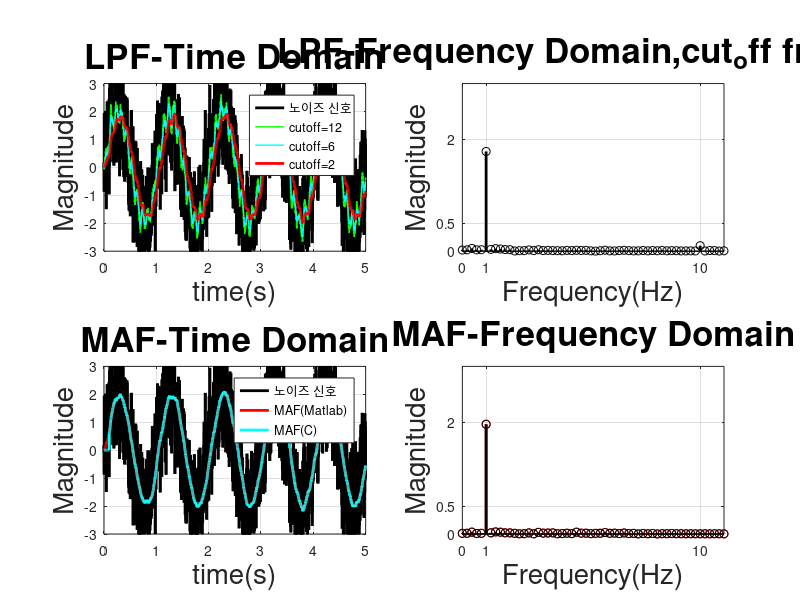

Reproduce this figure in MATLAB.

clc , clear                          % clc :명령창 초기화, clear : 작업공간 초기화
close all                            % 떠있는 figure를 없애준다

%% Set parameter
    % Set Simulation 
        end_time = 5;              % 시뮬레이션 종료시간
        delta_t = 0.001;           % 시뮬레이션 샘플링 주기
        sim_time = [0:0.001:5];    %  시뮬레이션 Time Matrix 생성 
    % Set Sine Wave
        sine_mag1  = 2.0; sine_freq1 = 1.0;  % Main Signal's parameter 
        sine_mag2  = 0.5; sine_freq2 = 10.0; % Noise Signal's parameter
        
        sim_y      =  sine_mag1*sin(sine_freq1*(2*pi*sim_time))...   % 크기2.0 주파수1Hz 정상 신호(sine wave) 생성 
                     +sine_mag2*sin(sine_freq2*(2*pi*sim_time))...   % 크기0.5 주파수10Hz 노이즈 생성
                     +0.8 * randn(size(sim_time));                   % 평균0, 표준편차0.8 White 노이즈 생성
   
%% LPF C언어
% cut off freq = 2
cutoff = 2;               % cut-off frequency                            
tau = 1/(2*pi*cutoff);    % 시정수  : 완전히 응답하기까지 소요되는 시간                           
lpf(1) = 0;               % 필터링된신호의 초기값 0으로초기화                      
n = 2;                    % 앞에서 첫번째값 설정했으므로 2번쨰 인덱스부터 들어간다

for(t=delta_t:delta_t:end_time)
    output_l = (((delta_t)*sim_y(n))+(tau*lpf(n-1)))/(tau + delta_t); % 1차 RC필터
    % get Data
    lpf(n) = output_l; %필터링된 샘플링값들 배열화
    time(n) = t;
    n = n+1;
end
% cut off freq = 6
cutoff2 = 6;               % cut-off frequency                            
tau2 = 1/(2*pi*cutoff2);    % 시정수  : 완전히 응답하기까지 소요되는 시간                           
lpf2(1) = 0;               % 필터링된신호의 초기값 0으로초기화                      
n2 = 2;                    % 앞에서 첫번째값 설정했으므로 2번쨰 인덱스부터 들어간다

for(t=delta_t:delta_t:end_time)
    output_l2 = (((delta_t)*sim_y(n2))+(tau2*lpf2(n2-1)))/(tau2 + delta_t); % 1차 RC필터
    % get Data
    lpf2(n2) = output_l2; %필터링된 샘플링값들 배열화
    time2(n2) = t;
    n2 = n2+1;
end
% cut off freq = 12
cutoff3 = 12;               % cut-off frequency                            
tau3 = 1/(2*pi*cutoff3);    % 시정수  : 완전히 응답하기까지 소요되는 시간                           
lpf3(1) = 0;               % 필터링된신호의 초기값 0으로초기화                      
n3 = 2;                    % 앞에서 첫번째값 설정했으므로 2번쨰 인덱스부터 들어간다

for(t=delta_t:delta_t:end_time)
    output_l3 = (((delta_t)*sim_y(n3))+(tau3*lpf3(n3-1)))/(tau3 + delta_t); % 1차 RC필터
    % get Data
    lpf3(n3) = output_l3; %필터링된 샘플링값들 배열화
    time3(n3) = t;
    n3 = n3+1;
end
%% MAF
 windowsize = 100;                           %Average Length Control
 num = (1/windowsize)*ones(1,windowsize);
 den = [1];
 maf = filter(num, den, sim_y); % matlab의 maf얻는 함수 사용 
 %분자 및 분모 계수인 num과 den로 정의되는 유리 전달 함수를 사용하여 입력 데이터 sim_y를 필터링
 %% MAF C언어
 maf_c_sum = zeros(1,length(sim_y));
 temp_maf =1;
 for (t=0:delta_t:end_time)
     if(temp_maf<windowsize+1)
         maf_c_sum(temp_maf) = 0; % temp_maf이 windowsize+1보다 작을때 벡터 인덱스값이 음수가나오기때문에 값을 0으로 설정
     else
         for(i=1:windowsize+1)
         % sum of sampling
         maf_c_sum(temp_maf) = maf_c_sum(temp_maf)+ sim_y(temp_maf+1-i); % windoesize만큼 샘플링값더하기
         end
     end
     temp_maf=temp_maf+1;
 end
 %get maf_c
maf_c = maf_c_sum / windowsize; % 샘플링값의 합을 샘플링횟수(windowsize)로 나누기
 %% Calc FFT
% Set FFT
    Fs         = 1/delta_t;         % Sampling Frequency : 1000Hz
    T          = delta_t;           % Sampling Period    : 0.001s
    L          = length(sim_y);     % Length of Signal   : 5001 <- 앞서서 5초를0.001의 간격으로 나누었기떄문에 sim_y가 5001번 샘플링 되었기때문
    T_vector   = (0:L-1)*T;         % Time Vector        : (0:5000)*0.001 <-  0 부터 5.0000까지 0.001간격의  1 X 5001 vector
    fft_f      = Fs*(0:((L)/2))/L;  % Frequency Range    : 주파수 범위: 0Hz ~ 500Hz, 분해능(간격):0.2Hz
 % Calc FFT
    fft_y_temp    = abs(fft(sim_y)/L);    % 허수부제거 <- 절대값함수(abs)를 이용하여 magnitude만 도출
    fft_y         = fft_y_temp(1:L/2+1);  % 켤레복소수 이기때문에 500Hz기준으로 대칭이므로 대칭부분 처리
    fft_y(2:end-1)=2*fft_y(2:end-1);      % 대칭부분을 하나로 합쳐서 켤레복소수 대응
    %% Calc FFT - LPF
    fft_y_temp_lpf   = abs(fft(lpf)/L);    % 허수부제거 <- 절대값함수(abs)를 이용하여 magnitude만 도출
    fft_y_lpf         = fft_y_temp_lpf(1:L/2+1);  % 켤레복소수 이기때문에 500Hz기준으로 대칭이므로 대칭부분 처리
    fft_y_lpf(2:end-1)=2*fft_y_lpf(2:end-1);      % 대칭부분을 하나로 합쳐서 켤레복소수 대응
    %% Calc FFT - maf
    fft_y_temp_maf   = abs(fft(maf)/L);    % 허수부제거 <- 절대값함수(abs)를 이용하여 magnitude만 도출
    fft_y_maf         = fft_y_temp_maf(1:L/2+1);  % 켤레복소수 이기때문에 500Hz기준으로 대칭이므로 대칭부분 처리
    fft_y_maf(2:end-1)=2*fft_y_maf(2:end-1);      % 대칭부분을 하나로 합쳐서 켤레복소수 대응
    %% Calc FFT - maf-C
    fft_y_temp_maf_c   = abs(fft(maf_c)/L);    % 허수부제거 <- 절대값함수(abs)를 이용하여 magnitude만 도출
    fft_y_maf_c         = fft_y_temp_maf(1:L/2+1);  % 켤레복소수 이기때문에 500Hz기준으로 대칭이므로 대칭부분 처리
    fft_y_maf_c(2:end-1)=2*fft_y_maf_c(2:end-1);      % 대칭부분을 하나로 합쳐서 켤레복소수 대응

%% Draw Graph 
figure('units', 'pixels', 'pos',[100 100 800 600], 'Color', [1,1,1]);  % figure창 생성(측정단위(default),창 위치와 크기, 색(white))
 %Time-Domain
 % LPF
    subplot(2,2,1)                             
         Xmin = 0.0; XTick = 1.0; Xmax = end_time;    % Xmin:X축 최소값parameter, XTick:X축 grid간격parameter, Xmax:X축 최대값parameter
         Ymin =-3.0; YTick = 1.0; Ymax = 3.0;         % Ymin:Y축 최소값parameter, YTick:Y축 grid간격parameter, Ymax:Y축 최대값parameter
            
            plot(sim_time,sim_y,'-k', 'LineWidth',2)  % 원래 신호 그래프 그리기
            hold on
            plot(sim_time,lpf3,'-g', 'LineWidth',1) % LPF(cut-off freq =12)거친 신호 그래프 그리기
            hold on
            plot(sim_time,lpf2,'-c', 'LineWidth',1) % LPF(cut-off freq =6)거친 신호 그래프 그리기
            hold on
            plot(sim_time,lpf,'-r', 'LineWidth',2) % LPF(cut-off freq =2)거친 신호 그래프 그리기
         
            
            legend('노이즈 신호', 'cutoff=12', 'cutoff=6', 'cutoff=2') %각 함수(그래프)에 대한 설명
              
         grid on; %Grid on
         axis([Xmin Xmax Ymin Ymax])               % Graph 최대 최소 설정
         set(gca, 'XTick', [Xmin:XTick:Xmax]);     % X축 Grid 간격
         set(gca, 'YTick', [Ymin:YTick:Ymax]);     % Y축 Grid 간격
     xlabel('time(s)',       'fontsize',20);       % X축 폰트20크기로 라벨링
     ylabel('Magnitude',     'fontsize',20);       % Y축 폰트20크기로 라벨링
     title ('LPF-Time Domain',   'fontsize',25);       % 폰트25 크기로 그래프 이름 설정
  % MAF
     subplot(2,2,3)                             
         Xmin = 0.0; XTick = 1.0; Xmax = end_time;    % Xmin:X축 최소값parameter, XTick:X축 grid간격parameter, Xmax:X축 최대값parameter
         Ymin =-3.0; YTick = 1.0; Ymax = 3.0;         % Ymin:Y축 최소값parameter, YTick:Y축 grid간격parameter, Ymax:Y축 최대값parameter
            
            plot(sim_time,sim_y,'-k', 'LineWidth',2)  % 원래 신호 그래프 그리기
            hold on
            plot(sim_time,maf,'-r', 'LineWidth',2) % maf_matlab거친 신호 그래프 그리기
            hold on
            plot(sim_time,maf_c,'-c', 'LineWidth',2) % maf_c거친 신호 그래프 그리기
         
            
            legend('노이즈 신호', 'MAF(Matlab)', 'MAF(C)') %각 함수(그래프)에 대한 설명
              
         grid on; %Grid on
         axis([Xmin Xmax Ymin Ymax])               % Graph 최대 최소 설정
         set(gca, 'XTick', [Xmin:XTick:Xmax]);     % X축 Grid 간격
         set(gca, 'YTick', [Ymin:YTick:Ymax]);     % Y축 Grid 간격
     xlabel('time(s)',       'fontsize',20);       % X축 폰트20크기로 라벨링
     ylabel('Magnitude',     'fontsize',20);       % Y축 폰트20크기로 라벨링
     title ('MAF-Time Domain',   'fontsize',25);       % 폰트25 크기로 그래프 이름 설정
 %Frequency-Domain_lpf     
    subplot(2,2,2)  
         Xmin = 0.0;  Xmax = 11;                   % X축 최소 최대 값parameter
         Ymin = 0.0;  Ymax = 3.0;                  % Y축 최소 최대 값parameter
         
            stem(fft_f,fft_y_lpf,'-k','LineWidth',2)   % 이산 시퀀스의 data plot
            
         grid on; %Grid on
         axis([Xmin Xmax Ymin Ymax])               % Graph 최대 최소 설정
         set(gca, 'XTick', [0 1.0 10.0]);          % X축 Grid 간격
         set(gca, 'YTick', [0 0.5  2.0]);          % Y축 Grid 간격
     xlabel('Frequency(Hz)',     'fontsize',20);   % X축 폰트20크기로 라벨링
     ylabel('Magnitude',         'fontsize',20);   % Y축 폰트20크기로 라벨링
     title ('LPF-Frequency Domain,cut_off freq = 2',  'fontsize',25);   % 폰트25 크기로그래프 이름 설정
  %Frequency-Domain_maf    
    subplot(2,2,4)  
         Xmin = 0.0;  Xmax = 11;                   % X축 최소 최대 값parameter
         Ymin = 0.0;  Ymax = 3.0;                  % Y축 최소 최대 값parameter

            stem(fft_f,fft_y_maf_c ,'-r','LineWidth',2)   % 이산 시퀀스의 data plot
            hold on;
            stem(fft_f,fft_y_maf ,'-k','LineWidth',2)   % 이산 시퀀스의 data plot

         grid on; %Grid on
         axis([Xmin Xmax Ymin Ymax])               % Graph 최대 최소 설정
         set(gca, 'XTick', [0 1.0 10.0]);          % X축 Grid 간격
         set(gca, 'YTick', [0 0.5  2.0]);          % Y축 Grid 간격
     xlabel('Frequency(Hz)',     'fontsize',20);   % X축 폰트20크기로 라벨링
     ylabel('Magnitude',         'fontsize',20);   % Y축 폰트20크기로 라벨링
     title ('MAF-Frequency Domain',  'fontsize',25);   % 폰트25 크기로그래프 이름 설정

 

